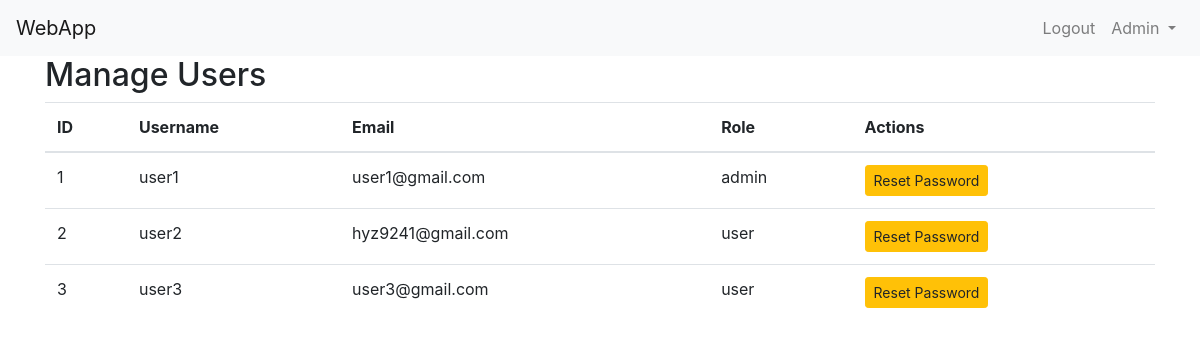
Before: /admin/users (signed in) with the older database file.
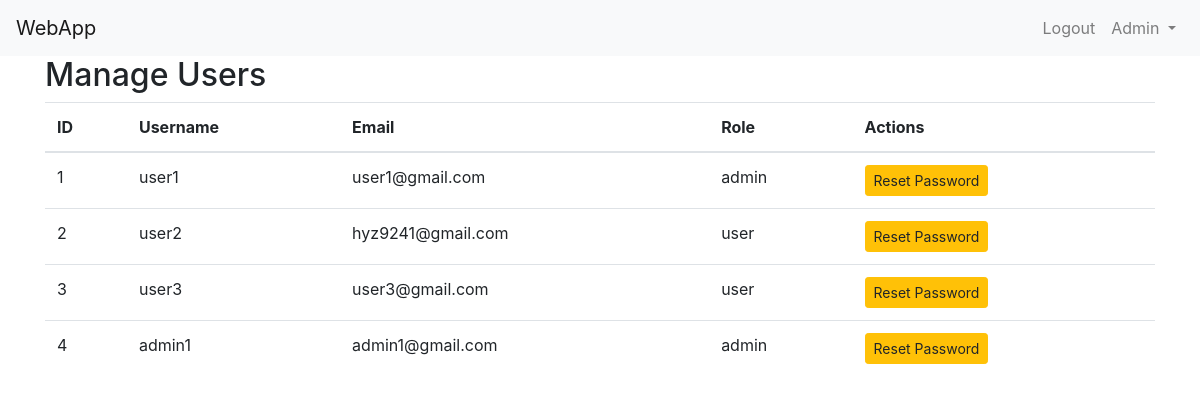
After: the same page with the newer database file.
### app/models.py (models this page shows, shortened)
class User(db.Model, UserMixin):
    id = db.Column(db.Integer, primary_key=True)
    username = db.Column(db.String(20), unique=True, nullable=False)
    email = db.Column(db.String(120), unique=True, nullable=False)
    password = db.Column(db.String(60), nullable=False)
    role = db.Column(db.String(10), nullable=False, default='user')
    posts = db.relationship('Post', backref='author', lazy=True)

### app/routes.py (the view)
@main.route('/admin/users')
@login_required
def admin_users():
    if current_user.role != 'admin':
        flash('You do not have permission to view this page.', 'danger')
        return redirect(url_for('main.index'))
    users = User.query.all()
    return render_template('admin_users.html', users=users)

### app/__init__.py (called while the page is built)
@login_manager.user_loader
def load_user(user_id):
    from app.models import User  # Import inside the function to avoid circular import
    return User.query.get(int(user_id))

### app/templates/admin_users.html (shortened to what this page needs)
{% extends "base.html" %}
{% block content %}
<h2>Manage Users</h2>
<table class="table">
    <thead>
        <tr>
            <th>ID</th>
            <th>Username</th>
            <th>Email</th>
            <th>Role</th>
            <th>Actions</th>
        </tr>
    </thead>
    <tbody>
        {% for user in users %}
        <tr>
            <td>{{ user.id }}</td>
            <td>{{ user.username }}</td>
            <td>{{ user.email }}</td>
            <td>{{ user.role }}</td>
            <td>
                <a href="{{ url_for('main.admin_reset_password', user_id=user.id) }}" class="btn btn-warning btn-sm">Reset Password</a>
            </td>
        </tr>
        {% endfor %}
    </tbody>
</table>
{% endblock %}

### app/templates/base.html (shortened to what this page needs)
<!DOCTYPE html>
<html lang="en">
<head>
    <link rel="stylesheet" href="https://stackpath.bootstrapcdn.com/bootstrap/4.5.2/css/bootstrap.min.css">
</head>
<body>
    <nav class="navbar navbar-expand-lg navbar-light bg-light">
        <a class="navbar-brand" href="{{ url_for('main.index') }}">WebApp</a>
        <div class="collapse navbar-collapse">
            <ul class="navbar-nav ml-auto">
                {% if current_user.is_authenticated %}
                    <li class="nav-item">
                        <a class="nav-link" href="{{ url_for('main.logout') }}">Logout</a>
                    </li>
                    {% if current_user.role == 'admin' %}
                        <li class="nav-item dropdown">
                            <a class="nav-link dropdown-toggle" href="#" id="adminDropdown" role="button" data-toggle="dropdown" aria-haspopup="true" aria-expanded="false">
                                Admin
                            </a>
                        </li>
                    {% endif %}
                {% endif %}
            </ul>
        </div>
    </nav>
    <div class="container">
        {% block content %}{% endblock %}
    </div>
</body>
</html>

Changed rows visible on the page:
added User: id "4", username "admin1", email "admin1@gmail.com", role "admin"
